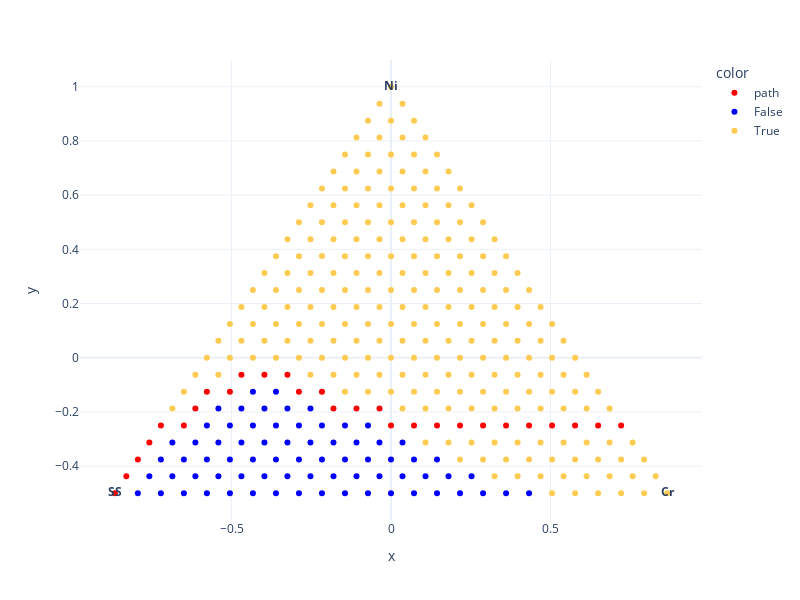

Notebook cell for this chart:
### Code cell
pureComponentIndices = nimplex.pure_component_indexes_py(3, slen)
labels = ['']*len(gridAtt_projected_df)
for comp, idx in zip(["Ni", "Cr", "SS"], pureComponentIndices):
    labels[idx] = "<b>"+comp+"</b>"
fig = px.scatter(gridAtt_projected_df, x='x', y='y', color=gridFeasibleMarked3, text=labels, 
                 hover_name=list(range(len(gridAtt_projected_df))),
              template='plotly_white', width=800, height=600, color_discrete_map=color_map)#, 
              #labels={'color':'Solid Solution Phases', 'x':'', 'y':''})
fig.show()

### Figure 1 — Plotly figure (JSON) as saved in the notebook; plotly's stock layout.template omitted (floating-point values rounded to 4 significant figures; data arrays with more than 128 entries replaced by an {"elided": "..."} marker saying what was removed)
{"data": [{"hovertemplate": "<b>%{hovertext}</b><br><br>color=path<br>x=%{x}<br>y=%{y}<br>text=%{text}<extra></extra>", "hovertext": [0, 25, 49, 72, 94, 95, 104, 105, 106, 107, 108, 109, 110, 111, 112, 113, 114, 116, 122, 123, 124, 136, 137, 140, 141, 156, 157, 158], "legendgroup": "path", "marker": {"color": "red", "symbol": "circle"}, "mode": "markers+text", "name": "path", "orientation": "v", "showlegend": true, "text": ["<b>SS</b>", "", "", "", "", "", "", "", "", "", "", "", "", "", "", "", "", "", "", "", "", "", "", "", "", "", "", ""], "type": "scatter", "x": [-0.866, -0.8299, -0.7939, -0.7578, -0.7217, -0.6495, -1.602e-17, 0.07217, 0.1443, 0.2165, 0.2887, 0.3608, 0.433, 0.5052, 0.5774, 0.6495, 0.7217, -0.6134, -0.1804, -0.1083, -0.03608, -0.5774, -0.5052, -0.2887, -0.2165, -0.4691, -0.3969, -0.3248], "xaxis": "x", "y": [-0.5, -0.4375, -0.375, -0.3125, -0.25, -0.25, -0.25, -0.25, -0.25, -0.25, -0.25, -0.25, -0.25, -0.25, -0.25, -0.25, -0.25, -0.1875, -0.1875, -0.1875, -0.1875, -0.125, -0.125, -0.125, -0.125, -0.0625, -0.0625, -0.0625], "yaxis": "y"}, {"hovertemplate": "<b>%{hovertext}</b><br><br>color=False<br>x=%{x}<br>y=%{y}<br>text=%{text}<extra></extra>", "hovertext": [1, 2, 3, 4, 5, 6, 7, 8, 9, 10, 11, 12, 13, 14, 15, 16, 17, 18, 26, 27, 28, 29, 30, 31, 32, 33, 34, 35, 36, 37, 38, 39, 40, 50, 51, 52, 53, 54, 55, 56, 57, 58, 59, 60, 61, 62, 73, 74, 75, 76, 77, 78, 79, 80, 81, 82, 83, 96, 97, 98, 99, 100, 101, 102, 103, 117, 118, 119, 120, 121, 138, 139], "legendgroup": "False", "marker": {"color": "blue", "symbol": "circle"}, "mode": "markers+text", "name": "False", "orientation": "v", "showlegend": true, "text": ["", "", "", "", "", "", "", "", "", "", "", "", "", "", "", "", "", "", "", "", "", "", "", "", "", "", "", "", "", "", "", "", "", "", "", "", "", "", "", "", "", "", "", "", "", "", "", "", "", "", "", "", "", "", "", "", "", "", "", "", "", "", "", "", "", "", "", "", "", "", "", ""], "type": "scatter", "x": [-0.7939, -0.7217, -0.6495, -0.5774, -0.5052, -0.433, -0.3608, -0.2887, -0.2165, -0.1443, -0.07217, 0, 0.07217, 0.1443, 0.2165, 0.2887, 0.3608, 0.433, -0.7578, -0.6856, -0.6134, -0.5413, -0.4691, -0.3969, -0.3248, -0.2526, -0.1804, -0.1083, -0.03608, 0.03608, 0.1083, 0.1804, 0.2526, -0.7217, -0.6495, -0.5774, -0.5052, -0.433, -0.3608, -0.2887, -0.2165, -0.1443, -0.07217, 1.602e-17, 0.07217, 0.1443, -0.6856, -0.6134, -0.5413, -0.4691, -0.3969, -0.3248, -0.2526, -0.1804, -0.1083, -0.03608, 0.03608, -0.5774, -0.5052, -0.433, -0.3608, -0.2887, -0.2165, -0.1443, -0.07217, -0.5413, -0.4691, -0.3969, -0.3248, -0.2526, -0.433, -0.3608], "xaxis": "x", "y": [-0.5, -0.5, -0.5, -0.5, -0.5, -0.5, -0.5, -0.5, -0.5, -0.5, -0.5, -0.5, -0.5, -0.5, -0.5, -0.5, -0.5, -0.5, -0.4375, -0.4375, -0.4375, -0.4375, -0.4375, -0.4375, -0.4375, -0.4375, -0.4375, -0.4375, -0.4375, -0.4375, -0.4375, -0.4375, -0.4375, -0.375, -0.375, -0.375, -0.375, -0.375, -0.375, -0.375, -0.375, -0.375, -0.375, -0.375, -0.375, -0.375, -0.3125, -0.3125, -0.3125, -0.3125, -0.3125, -0.3125, -0.3125, -0.3125, -0.3125, -0.3125, -0.3125, -0.25, -0.25, -0.25, -0.25, -0.25, -0.25, -0.25, -0.25, -0.1875, -0.1875, -0.1875, -0.1875, -0.1875, -0.125, -0.125], "yaxis": "y"}, {"hovertemplate": "<b>%{hovertext}</b><br><br>color=True<br>x=%{x}<br>y=%{y}<br>text=%{text}<extra></extra>", "hovertext": {"elided": "225 int values"}, "legendgroup": "True", "marker": {"color": "#FECB52", "symbol": "circle"}, "mode": "markers+text", "name": "True", "orientation": "v", "showlegend": true, "text": {"elided": "225 str values"}, "type": "scatter", "x": {"elided": "225 float values"}, "xaxis": "x", "y": {"elided": "225 float values"}, "yaxis": "y"}], "layout": {"height": 600, "legend": {"title": {"text": "color"}, "tracegroupgap": 0}, "margin": {"t": 60}, "width": 800, "xaxis": {"anchor": "y", "domain": [0, 1], "title": {"text": "x"}}, "yaxis": {"anchor": "x", "domain": [0, 1], "title": {"text": "y"}}}}
